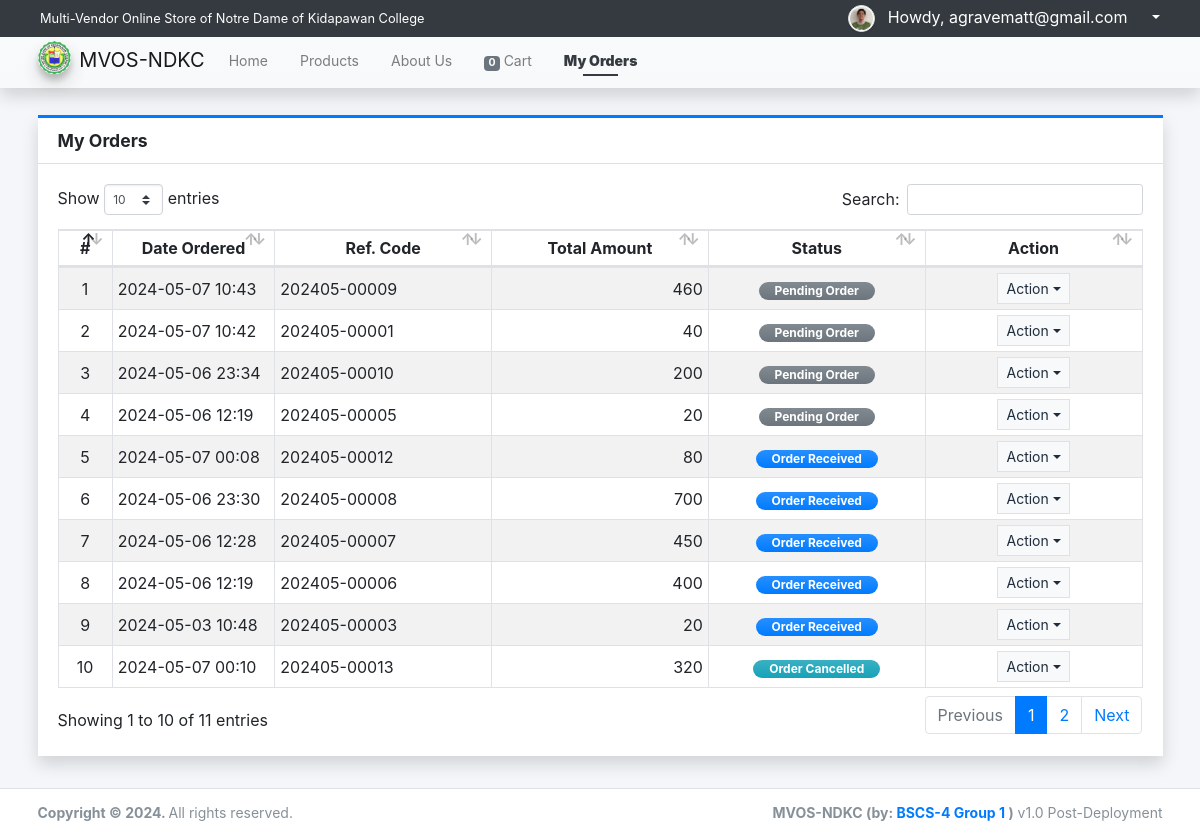
The app's page /?page=orders/my_orders (signed in) with its own data.
### tables this page shows
CREATE TABLE `order_list` (
  `id` int(30) NOT NULL,
  `code` varchar(100) NOT NULL,
  `client_id` int(30) NOT NULL,
  `vendor_id` int(30) NOT NULL,
  `total_amount` double NOT NULL DEFAULT 0,
  `delivery_address` text NOT NULL,
  `status` tinyint(1) NOT NULL DEFAULT 0,
  `date_created` datetime NOT NULL DEFAULT current_timestamp(),
  `date_updated` datetime DEFAULT NULL ON UPDATE current_timestamp()
);

### classes/DBConnection.php (called while the page is built, shortened)
<?php
class DBConnection{
    private $host = DB_SERVER;
    private $username = DB_USERNAME;
    private $password = DB_PASSWORD;
    private $database = DB_NAME;
    public $conn;
    public function __construct(){
        if (!isset($this->conn)) {
            $this->conn = new mysqli($this->host, $this->username, $this->password, $this->database);
        }
    }
}
?>

### classes/SystemSettings.php (called while the page is built, shortened)
<?php
class SystemSettings extends DBConnection{
	function userdata($field = ''){
		if(!empty($field)){
			if(isset($_SESSION['userdata'][$field]))
				return $_SESSION['userdata'][$field];
			else
				return null;
		}else{
			return false;
		}
	}
}
$_settings = new SystemSettings();
?>

### config.php (called while the page is built, shortened)
<?php
require_once('classes/DBConnection.php');
require_once('classes/SystemSettings.php');
function format_num($number = 0, $max_decimal = ''){
    if(is_numeric($number)){
        $ex = explode('.',$number);
        $dec = isset($ex[1]) ? strlen($ex[1]) : 0;
        if(empty($max_decimal) || (is_numeric($max_decimal) && $max_decimal >= $dec)){
            return number_format($number,$dec);
        }else{
            if(is_numeric($max_decimal))
                return number_format($number,$max_decimal);
            else
                return "Invalid Maximum Decimal";
        }
    }else{
        return "Invalid Number";
    }
}
?>

### orders/my_orders.php (the view, shortened to what this page needs)
<div class="content py-3">
    <div class="card card-outline card-primary rounded-0 shadow">
        <div class="card-header">
            <h5 class="card-title"><b>My Orders</b></h5>
        </div>
        <div class="card-body">
            <div class="w-100 overflow-auto">
            <table class="table table-bordered table-striped">
                <colgroup>
                    <col width="5%">
                    <col width="15%">
                    <col width="20%">
                    <col width="20%">
                    <col width="20%">
                    <col width="20%">
                </colgroup>
                <thead>
                    <tr>
                        <th class="p1 text-center">#</th>
                        <th class="p1 text-center">Date Ordered</th>
                        <th class="p1 text-center">Ref. Code</th>
                        <th class="p1 text-center">Total Amount</th>
                        <th class="p1 text-center">Status</th>
                        <th class="p1 text-center">Action</th>
                    </tr>
                </thead>
                <tbody>
                    <?php
                    $i = 1;
                    $orders = $conn->query("SELECT * FROM `order_list` where client_id = '{$_settings->userdata('id')}' order by `status` asc,unix_timestamp(date_created) desc ");
                    while($row = $orders->fetch_assoc()):
                    ?>
                    <tr>
                        <td class="px-2 py-1 align-middle text-center"><?= $i++; ?></td>
                        <td class="px-2 py-1 align-middle"><?= date("Y-m-d H:i", strtotime($row['date_created'])) ?></td>
                        <td class="px-2 py-1 align-middle"><?= $row['code'] ?></td>
                        <td class="px-2 py-1 align-middle text-right"><?= format_num($row['total_amount']) ?></td>
                        <td class="px-2 py-1 align-middle text-center">
                            <?php
                                switch($row['status']){
                                    case 0:
                                        echo '<span class="badge badge-secondary bg-gradient-secondary px-3 rounded-pill">Pending Order</span>';
                                        break;
                                    case 1:
                                        echo '<span class="badge badge-primary bg-gradient-primary px-3 rounded-pill">Order Received</span>';
                                        break;
                                    case 2:
                                        echo '<span class="badge badge-info bg-gradient-info px-3 rounded-pill">Order Cancelled</span>';
                                }
                            ?>
                        </td>
                        <td class="px-2 py-1 align-middle text-center">
                            <button type="button" class="btn btn-flat border btn-light btn-sm dropdown-toggle dropdown-icon" data-toggle="dropdown">
                                Action
                            </button>
                        </td>
                    </tr>
                    <?php endwhile; ?>
                </tbody>
            </table>
            </div>
        </div>
    </div>
</div>

### records on screen
order_list: date_created "2024-05-07 10:43", code "202405-00009", total_amount "460", status "Pending Order"
order_list: date_created "2024-05-07 10:42", code "202405-00001", total_amount "40", status "Pending Order"
order_list: date_created "2024-05-06 23:34", code "202405-00010", total_amount "200", status "Pending Order"
order_list: date_created "2024-05-06 12:19", code "202405-00005", total_amount "20", status "Pending Order"
order_list: date_created "2024-05-07 00:08", code "202405-00012", total_amount "80", status "Order Received"
order_list: date_created "2024-05-06 23:30", code "202405-00008", total_amount "700", status "Order Received"
order_list: date_created "2024-05-06 12:28", code "202405-00007", total_amount "450", status "Order Received"
order_list: date_created "2024-05-06 12:19", code "202405-00006", total_amount "400", status "Order Received"
order_list: date_created "2024-05-03 10:48", code "202405-00003", total_amount "20", status "Order Received"
order_list: date_created "2024-05-07 00:10", code "202405-00013", total_amount "320", status "Order Cancelled"

### other values on screen
$_settings->info('name') "Multi-Vendor Online Store of Notre Dame of Kidapawan College"
$_settings->userdata('email') "agravematt@gmail.com"
$_settings->info('short_name') "MVOS-NDKC"
format_num($cart_count) "0"
